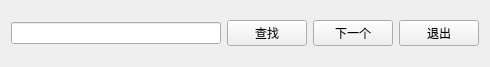
<?xml version="1.0" encoding="UTF-8"?>
<ui version="4.0">
 <class>SearchForm</class>
 <widget class="QWidget" name="SearchForm">
  <property name="geometry">
   <rect>
    <x>0</x>
    <y>0</y>
    <width>490</width>
    <height>67</height>
   </rect>
  </property>
  <property name="windowTitle">
   <string>Form</string>
  </property>
  <layout class="QHBoxLayout" name="horizontalLayout">
   <item>
    <widget class="QLineEdit" name="lineEdit"/>
   </item>
   <item>
    <widget class="QPushButton" name="pushButton">
     <property name="text">
      <string>查找</string>
     </property>
    </widget>
   </item>
   <item>
    <widget class="QPushButton" name="pushButton_3">
     <property name="text">
      <string>下一个</string>
     </property>
    </widget>
   </item>
   <item>
    <widget class="QPushButton" name="pushButton_2">
     <property name="text">
      <string>退出</string>
     </property>
    </widget>
   </item>
  </layout>
 </widget>
 <resources/>
 <connections/>
</ui>
